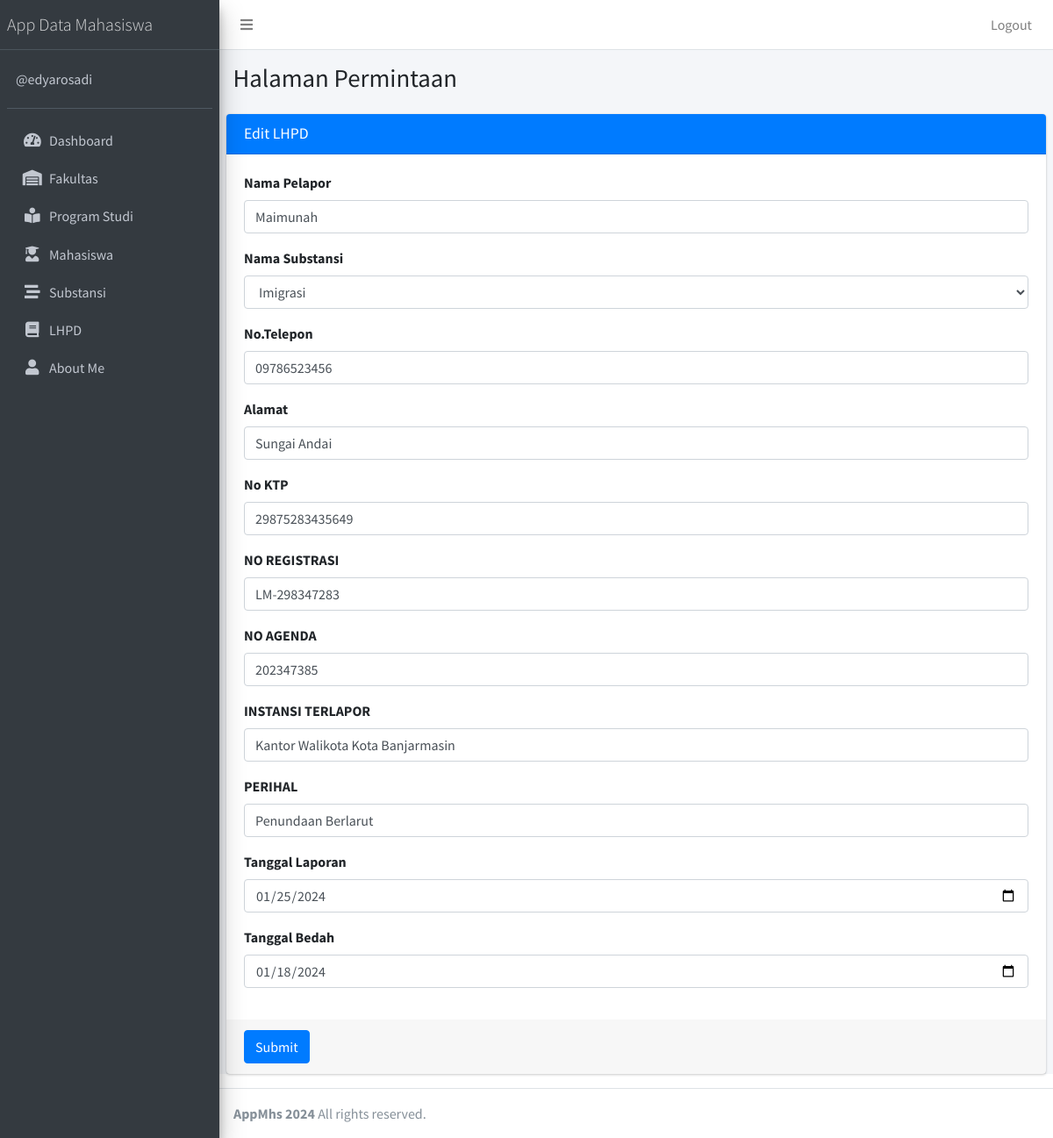
Page /lhpd/edit/2 (signed in) on the earlier database version.
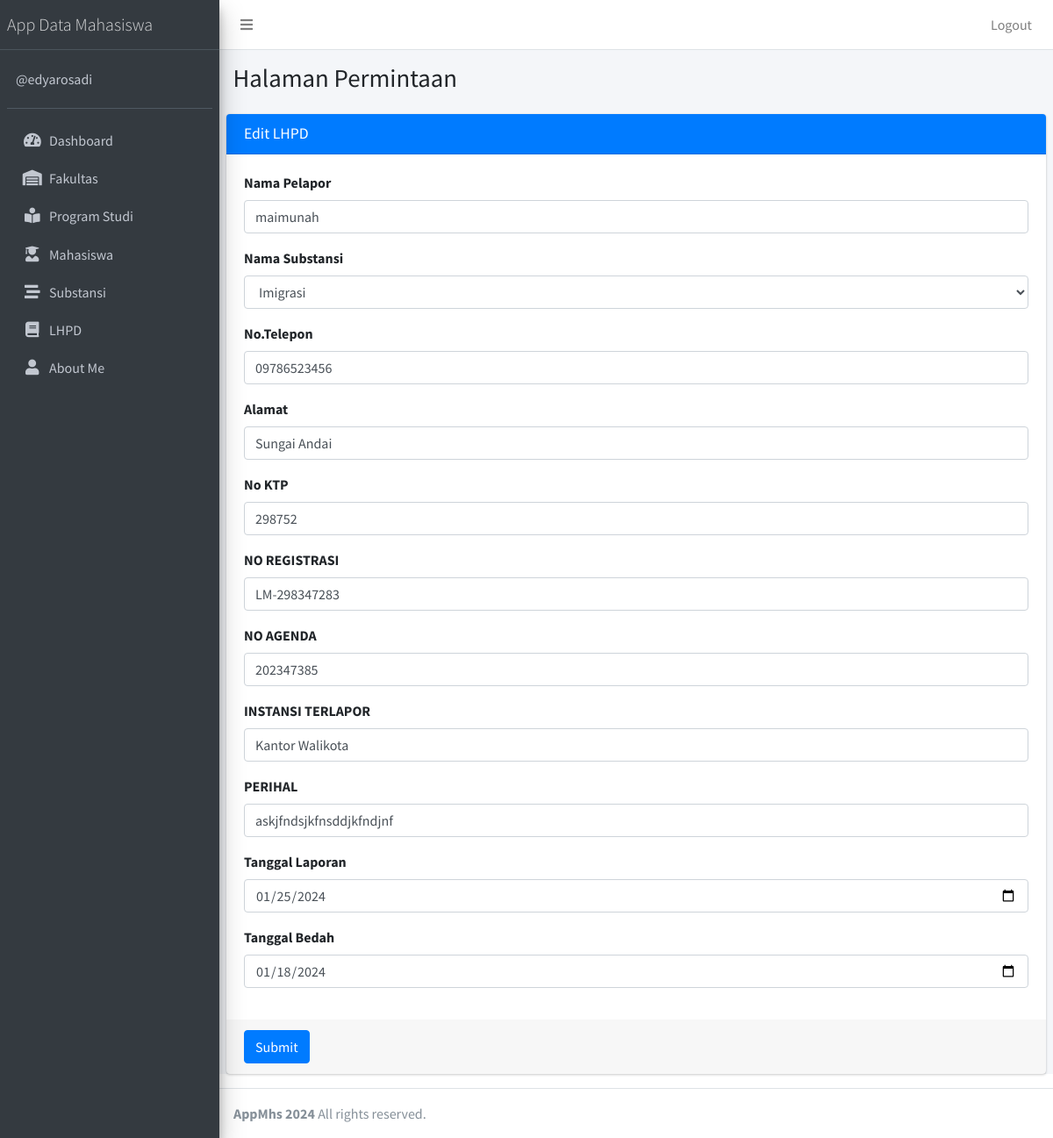
Same page on the later database version.
### tables this page shows
CREATE TABLE `lhpd` (
  `id` int NOT NULL,
  `nama_pelapor` varchar(200) NOT NULL,
  `no_telp` varchar(14) NOT NULL,
  `alamat` varchar(250) NOT NULL,
  `no_KTP` varchar(30) NOT NULL,
  `no_registrasi` varchar(30) NOT NULL,
  `no_agenda` varchar(30) NOT NULL,
  `substansi_id` int DEFAULT NULL,
  `instansi_terlapor` varchar(100) NOT NULL,
  `perihal` text NOT NULL,
  `tgl_bedah` date NOT NULL,
  `tgl_laporan` date NOT NULL
);

CREATE TABLE `substansi` (
  `id` int NOT NULL,
  `nama_substansi` varchar(100) DEFAULT NULL
);

### app/core/Controller.php (called while the page is built, shortened)
<?php
class Controller
{
    public function view($view, $data = [])
    {
        require_once '../app/views/' . $view . '.php';
    }
    public function model($model)
    {
        return new $model;
    }
}

### app/controllers/Lhpd.php (called while the page is built, shortened)
<?php
class Lhpd extends Controller
{
    public function edit($id)
    {
        $data['title'] = 'Edit LHPD';
        $data['lhpd'] = $this->model('LhpdModel')->getLhpdById($id);
        $data['substansi'] = $this->model('SubstansiModel')->getAllSubstansi();
        $this->view('lhpd/edit', $data);
    }
}

### app/core/App.php (called while the page is built, shortened)
<?php
class App
{
    protected $method = 'index';
    protected $params = [];
    public function __construct()
    {
        $url = $this->parseURL();
        if (is_array($url) && isset($url[0]) && file_exists('../app/controllers/' . $url[0] . '.php')) {
            unset($url[0]);
        }
        $this->controller = new $this->controller;
        if (isset($url[1])) {
            if (method_exists($this->controller, $url[1])) {
                $this->method = $url[1];
                unset($url[1]);
            }
        }
        if (!empty($url)) {
            $this->params = array_values($url);
        }
        call_user_func_array([$this->controller, $this->method], $this->params);
    }
    public function parseURL()
    {
        if (isset($_GET['url'])) {
            $url = rtrim($_GET['url'], '/');
            $url = filter_var($url, FILTER_SANITIZE_URL);
            $url = explode('/', $url);
            return $url;
        }
    }
}

### public/index.php (called while the page is built, shortened)
<?php
$app = new App;

### app/core/Database.php (called while the page is built, shortened)
<?php
class Database
{
    private $host = DB_HOST;
    private $user = DB_USER;
    private $pass = DB_PASS;
    private $dbnm = DB_NAME;
    private $dbh;
    private $stmt;
    public function __construct()
    {
        $dsn = 'mysql:host=' . $this->host . ';dbname=' . $this->dbnm;
        $option = [
            PDO::ATTR_PERSISTENT => true,
            PDO::ATTR_ERRMODE => PDO::ERRMODE_EXCEPTION
        ];
        try {
            $this->dbh = new PDO($dsn, $this->user, $this->pass, $option);
        } catch (PDOException $e) {
            die($e->getMessage());
        }
    }
    public function query($query)
    {
        $this->stmt = $this->dbh->prepare($query);
    }
    public function bind($param, $value, $type = null)
    {
        if (is_null($type)) {
            switch (true) {
                default:
                    $type = PDO::PARAM_STR;
            }
        }
        $this->stmt->bindValue($param, $value, $type);
    }
    public function execute()
    {
        $this->stmt->execute();
    }
    public function resultSet()
    {
        $this->execute();
        return $this->stmt->fetchAll(PDO::FETCH_ASSOC);
    }
    public function single()
    {
        $this->execute();
        return $this->stmt->fetch(PDO::FETCH_ASSOC);
    }
}

### app/models/LhpdModel.php (called while the page is built, shortened)
<?php
class LhpdModel
{
    private $table = 'lhpd';
    private $db;
    public function __construct()
    {
        $this->db = new Database;
    }
    public function getLhpdById($id)
    {
        $this->db->query('SELECT * FROM ' . $this->table . ' WHERE id=:id');
        $this->db->bind('id', $id);
        return $this->db->single();
    }
}

### app/models/SubstansiModel.php (called while the page is built, shortened)
<?php
class SubstansiModel
{
    private $table = 'substansi';
    private $db;
    public function __construct()
    {
        $this->db = new Database;
    }
    public function getAllSubstansi()
    {
        $this->db->query('SELECT * FROM ' . $this->table);
        return $this->db->resultSet();
    }
}

### app/views/lhpd/edit.php (the view, shortened to what the changed rows need)
<div class="content-wrapper">
    <section class="content-header">
        <div class="container-fluid">
            <div class="row mb-2">
                <div class="col-sm-6">
                    <h1>Halaman Permintaan</h1>
                </div>
            </div>
        </div>
    </section>
    <section class="content">
        <div class="card card-primary">
            <form role="form" action="<?= base_url; ?>/lhpd/updateLhpd" method="POST" enctype="multipart/form-data">
                <div class="card-body">
                    <div class="form-group">
                        <div class="form-group">
                            <label>Nama Pelapor</label>
                            <input type="text" class="form-control" placeholder="masukkan no. surat lhpd..." name="nama_pelapor" value="<?= $data['lhpd']['nama_pelapor']; ?>">
                        </div>
                        <label>Nama Substansi</label>
                        <select class="form-control" name="substansi_id">
                            <?php foreach ($data['substansi'] as $substansi) : ?>
                                <option value="<?= $substansi['id']; ?>" <?= ($substansi['id'] == $data['lhpd']['substansi_id']) ? 'selected' : ''; ?>>
                                    <?= $substansi['nama_substansi']; ?>
                                </option>
                            <?php endforeach; ?>
                        </select>
                    </div>
                    <div class="form-group">
                        <label>No.Telepon</label>
                        <input type="text" class="form-control" placeholder="masukkan no. surat lhpd..." name="no_telp" value="<?= $data['lhpd']['no_telp']; ?>">
                    </div>
                    <div class="form-group">
                        <label>Alamat</label>
                        <input type="text" class="form-control" placeholder="masukkan lampiran..." name="alamat" value="<?= $data['lhpd']['alamat']; ?>">
                    </div>
                    <div class="form-group">
                        <label>No KTP</label>
                        <input type="text" class="form-control" placeholder="masukkan lampiran..." name="no_KTP" value="<?= $data['lhpd']['no_KTP']; ?>">
                    </div>
                    <div class="form-group">
                        <label>NO REGISTRASI</label>
                        <input type="text" class="form-control" placeholder="masukkan lampiran..." name="no_registrasi" value="<?= $data['lhpd']['no_registrasi']; ?>">
                    </div>
                    <div class="form-group">
                        <label>NO AGENDA</label>
                        <input type="text" class="form-control" placeholder="masukkan lampiran..." name="no_agenda" value="<?= $data['lhpd']['no_agenda']; ?>">
                    </div>
                    <div class="form-group">
                        <label>INSTANSI TERLAPOR</label>
                        <input type="text" class="form-control" placeholder="masukkan lampiran..." name="instansi_terlapor" value="<?= $data['lhpd']['instansi_terlapor']; ?>">
                    </div>
                    <div class="form-group">
                        <label> PERIHAL</label>
                        <input type="text" class="form-control" placeholder="masukkan lampiran..." name="perihal" value="<?= $data['lhpd']['perihal']; ?>">
                    </div>
                    <div class="form-group">
                        <label>Tanggal Laporan</label>
                        <input type="date" class="form-control" placeholder="masukkan tanggal surat..." name="tgl_laporan" value="<?= $data['lhpd']['tgl_laporan']; ?>">
                    </div>
                    <div class="form-group">
                        <label>Tanggal Bedah</label>
                        <input type="date" class="form-control" placeholder="masukkan tanggal surat..." name="tgl_bedah" value="<?= $data['lhpd']['tgl_bedah']; ?>">
                    </div>
                </div>
            </form>
        </div>
    </section>
</div>

Differences in the rows shown:
changed lhpd "Sungai Andai": nama_pelapor "Maimunah" → "maimunah"; no_KTP "29875283435649" → "298752"; instansi_terlapor "Kantor Walikota Kota Banjarmasin" → "Kantor Walikota"; perihal "Penundaan Berlarut" → "askjfndsjkfnsddjkfndjnf"
